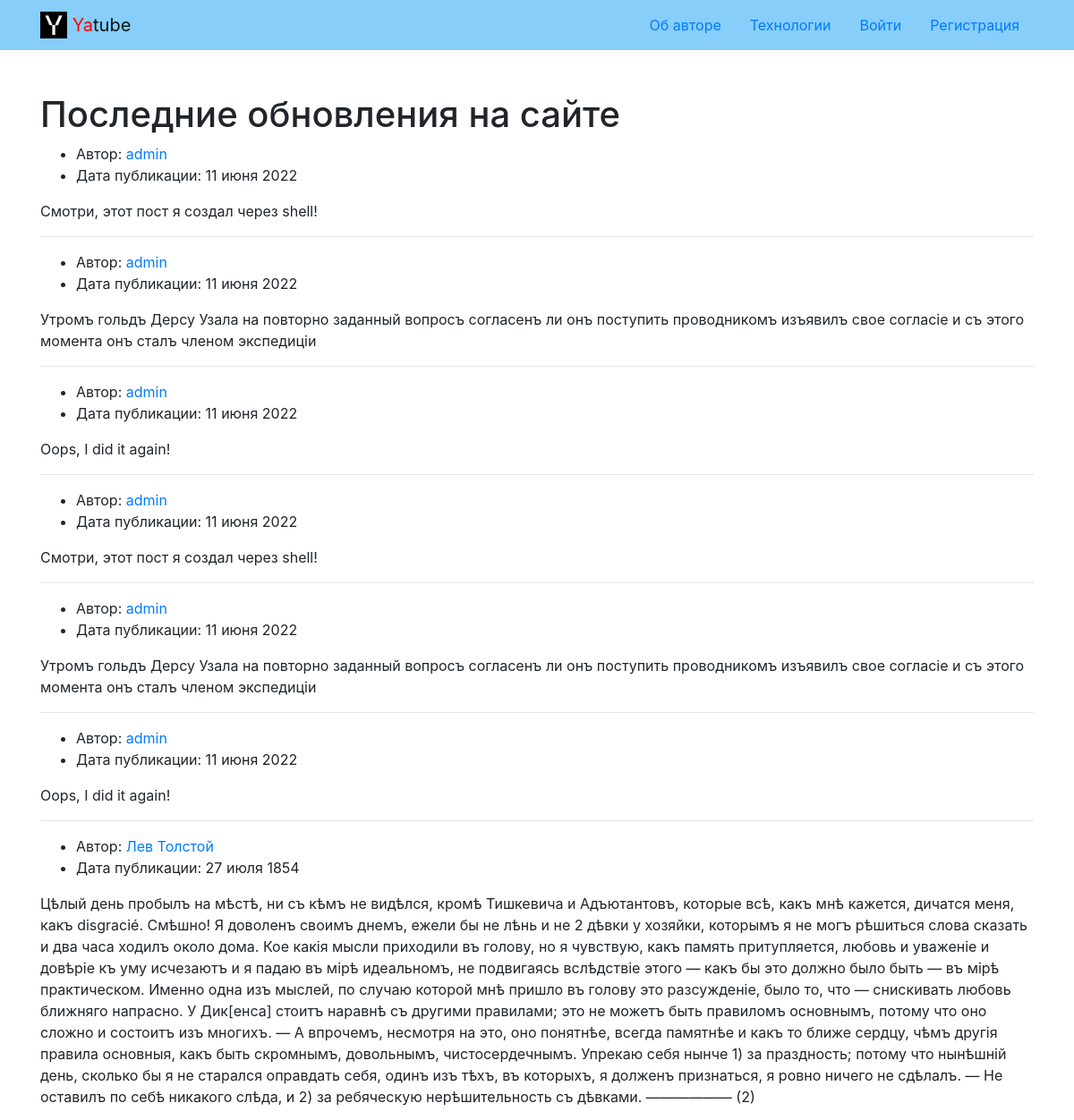
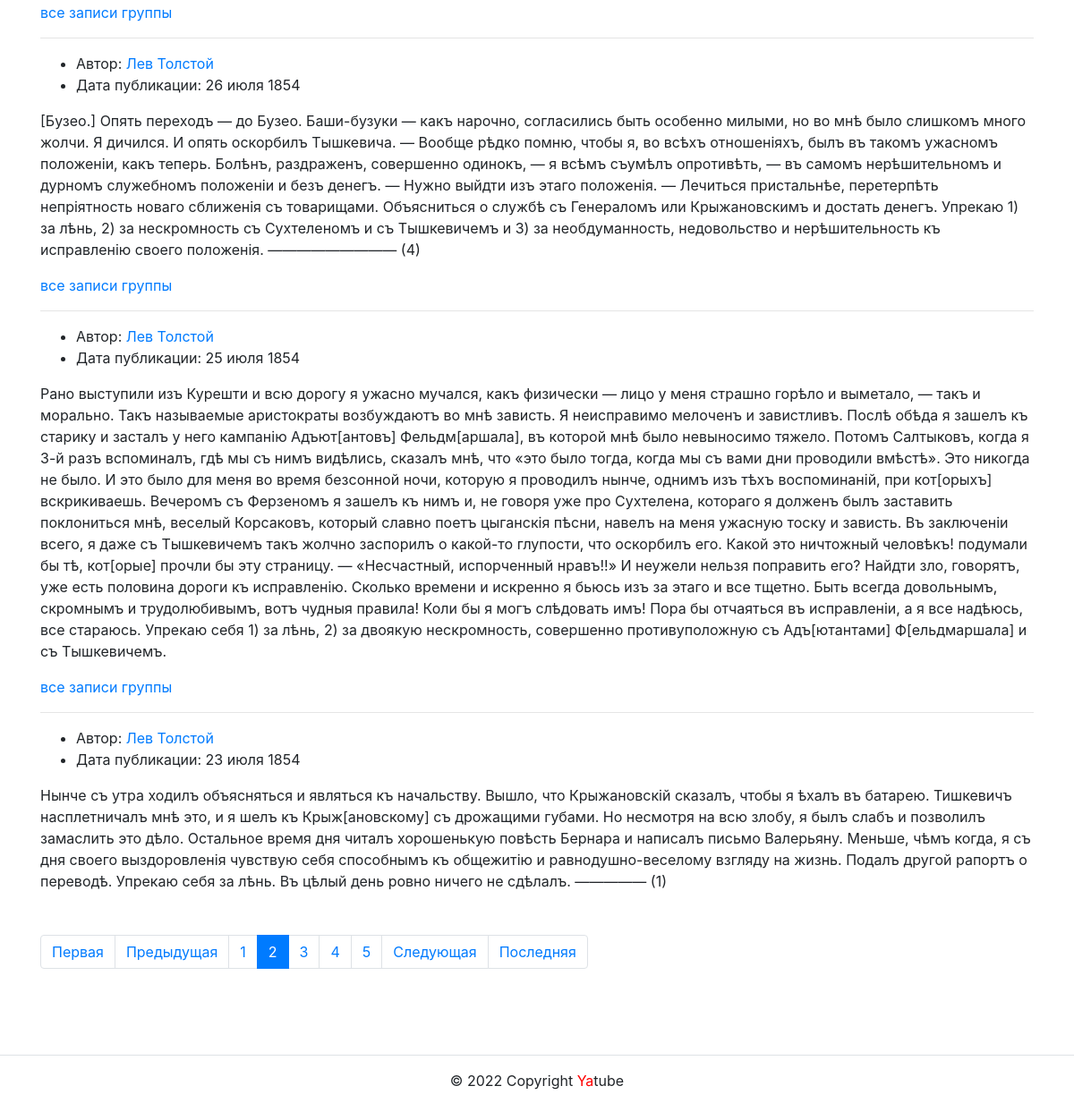
Screenshot of /?page=2 with the database file from the repository (2 pictures, top to bottom).
### posts/models.py (models this page shows, shortened)
class Post(models.Model):
    text = models.TextField()
    pub_date = models.DateTimeField(auto_now_add=True)
    author = models.ForeignKey(
        User,
        on_delete=models.CASCADE,
        related_name='posts'
    )
    group = models.ForeignKey(
        'Group',
        on_delete=models.SET_NULL,
        blank=True,
        null=True,
        related_name='posts'
    )
    class Meta:
        verbose_name = 'post'
        verbose_name_plural = 'posts'
        ordering = ('-pub_date',)

### posts/views.py (the view)
# urls.py: path('', views.index, name='index'),
def index(request):
    posts = Post.objects.all()
    paginator = Paginator(posts, 10)
    page_number = request.GET.get('page')
    page_obj = paginator.get_page(page_number)
    context = {
        'posts': posts,
        'page_obj': page_obj,
    }
    return render(request, 'posts/index.html', context)

### core/context_processors/year.py (called while the page is built)
def year (request):
    dt = datetime.date.today().year
    return {
        'year' : dt
    }

### templates/posts/index.html (shortened to what this page needs)
{% extends 'base.html' %}
    {% block content %}
      <div class="container py-5">
        <h1>Последние обновления на сайте</h1>
        {% for post in page_obj %}
          <article>
           <ul>
             <li>
              Автор:
              <a
                href= "{% url 'posts:profile' post.author %}">
                {% if post.author.get_full_name %}
                  {{ post.author.get_full_name }}
                {% else %}
                  {{ post.author.username }}
                {% endif %}
              </a>
             </li>
             <li>
               Дата публикации: {{ post.pub_date|date:"d E Y" }}
             </li>
           </ul>
           <p>
             {{ post.text }}
           </p>
           {% if post.group %}
           <a href="{% url 'posts:group_list' post.group.slug %}">все записи группы</a>
           {% endif %}
          </article>
        {% if not forloop.last %} <hr> {% endif %}
        {% endfor %}
        {% include 'posts/includes/paginator.html' %}
      </div>
    {% endblock %}

### rows the page displays
Post: author.username "admin", pub_date "11 июня 2022", text "Смотри, этот пост я создал через shell!"
Post: author.username "admin", pub_date "11 июня 2022", text "Утромъ гольдъ Дерсу Узала на повторно заданный вопросъ согласенъ ли онъ поступить проводникомъ изъявилъ свое согласіе и съ этого момента онъ сталъ членом экспедиціи"
Post: author.username "admin", pub_date "11 июня 2022", text "Oops, I did it again!"
Post: author.username "admin", pub_date "11 июня 2022", text "Смотри, этот пост я создал через shell!"
Post: author.username "admin", pub_date "11 июня 2022", text "Утромъ гольдъ Дерсу Узала на повторно заданный вопросъ согласенъ ли онъ поступить проводникомъ изъявилъ свое согласіе и съ этого момента онъ сталъ членом экспедиціи"
Post: author.username "admin", pub_date "11 июня 2022", text "Oops, I did it again!"
Post: author.get_full_name "Лев Толстой", pub_date "27 июля 1854", text "Цѣлый день пробылъ на мѣстѣ, ни съ кѣмъ не видѣлся, кромѣ Тишкевича и Адъютантовъ, которые всѣ, какъ мнѣ кажется, дичатся меня, какъ disgracié. Смѣшно! Я доволенъ своимъ днемъ, ежели бы не лѣнь и не 2 дѣвки у хозяйки, которымъ я не могъ рѣшиться слова сказать и два часа ходилъ около дома. Кое какія мысли приходили въ голову, но я чувствую, какъ память притупляется, любовь и уваженіе и довѣріе къ уму исчезаютъ и я падаю въ мірѣ идеальномъ, не подвигаясь вслѣдствіе этого — какъ бы это должно было быть — въ мірѣ практическом. Именно одна изъ мыслей, по случаю которой мнѣ пришло въ голову это разсужденіе, было то, что — снискивать любовь ближняго напрасно. У Дик[енса] стоитъ наравнѣ съ другими…", shows "все записи группы"
Post: author.get_full_name "Лев Толстой", pub_date "26 июля 1854", text "[Бузео.] Опять переходъ — до Бузео. Баши-бузуки — какъ нарочно, согласились быть особенно милыми, но во мнѣ было слишкомъ много жолчи. Я дичился. И опять оскорбилъ Тышкевича. — Вообще рѣдко помню, чтобы я, во всѣхъ отношеніяхъ, былъ въ такомъ ужасномъ положеніи, какъ теперь. Болѣнъ, раздраженъ, совершенно одинокъ, — я всѣмъ съумѣлъ опротивѣть, — въ самомъ нерѣшительномъ и дурномъ служебномъ положеніи и безъ денегъ. — Нужно выйдти изъ этаго положенія. — Лечиться пристальнѣе, перетерпѣть непріятность новаго сближенія съ товарищами. Объясниться о службѣ съ Генераломъ или Крыжановскимъ и достать денегъ. Упрекаю 1) за лѣнь, 2) за нескромность съ Сухтеленомъ и съ Тышкевичемъ и 3) за…", shows "все записи группы"
Post: author.get_full_name "Лев Толстой", pub_date "25 июля 1854", text "Рано выступили изъ Курешти и всю дорогу я ужасно мучался, какъ физически — лицо у меня страшно горѣло и выметало, — такъ и морально. Такъ называемые аристократы возбуждаютъ во мнѣ зависть. Я неисправимо мелоченъ и завистливъ. Послѣ обѣда я зашелъ къ старику и засталъ у него кампанію Адъют[антовъ] Фельдм[аршала], въ которой мнѣ было невыносимо тяжело. Потомъ Салтыковъ, когда я 3-й разъ вспоминалъ, гдѣ мы съ нимъ видѣлись, сказалъ мнѣ, что «это было тогда, когда мы съ вами дни проводили вмѣстѣ». Это никогда не было. И это было для меня во время безсонной ночи, которую я проводилъ нынче, однимъ изъ тѣхъ воспоминаній, при кот[орыхъ] вскрикиваешь. Вечеромъ съ Ферзеномъ я зашелъ къ нимъ и, не…", shows "все записи группы"
Post: author.get_full_name "Лев Толстой", pub_date "23 июля 1854", text "Нынче съ утра ходилъ объясняться и являться къ начальству. Вышло, что Крыжановскій сказалъ, чтобы я ѣхалъ въ батарею. Тишкевичъ насплетничалъ мнѣ это, и я шелъ къ Крыж[ановскому] съ дрожащими губами. Но несмотря на всю злобу, я былъ слабъ и позволилъ замаслить это дѣло. Остальное время дня читалъ хорошенькую повѣсть Бернара и написалъ письмо Валерьяну. Меньше, чѣмъ когда, я съ дня своего выздоровленія чувствую себя способнымъ къ общежитію и равнодушно-веселому взгляду на жизнь. Подалъ другой рапортъ о переводѣ. Упрекаю себя за лѣнь. Въ цѣлый день ровно ничего не сдѣлалъ. ————— (1)"

### other values shown
{{ i }} "1" "3" "4" "5"
{{ i }} "2"
